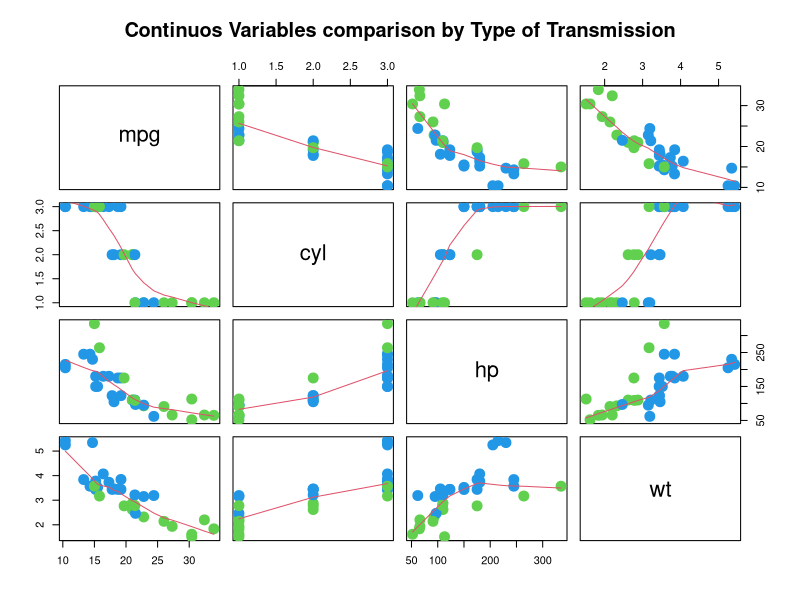
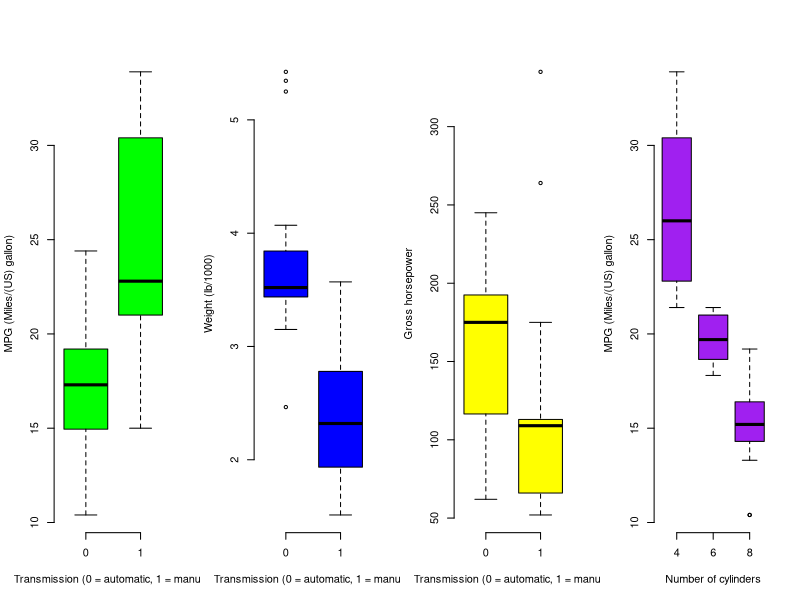
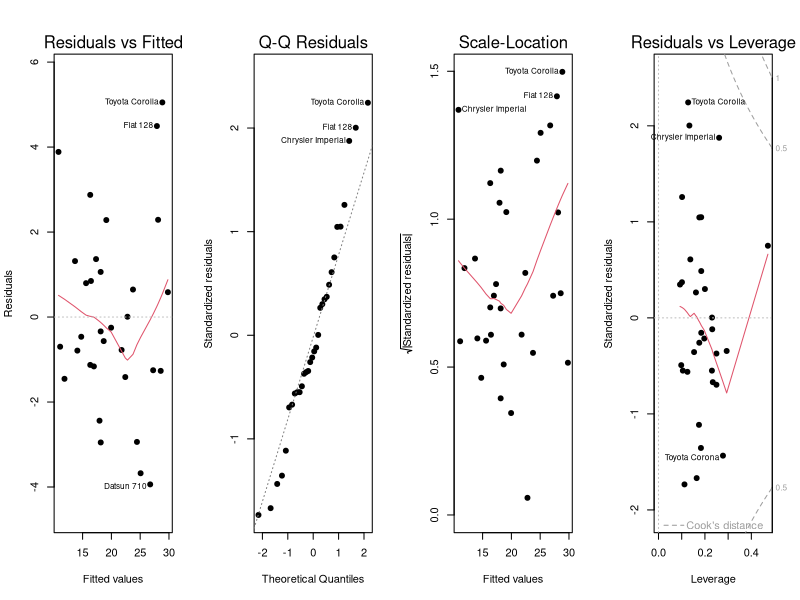
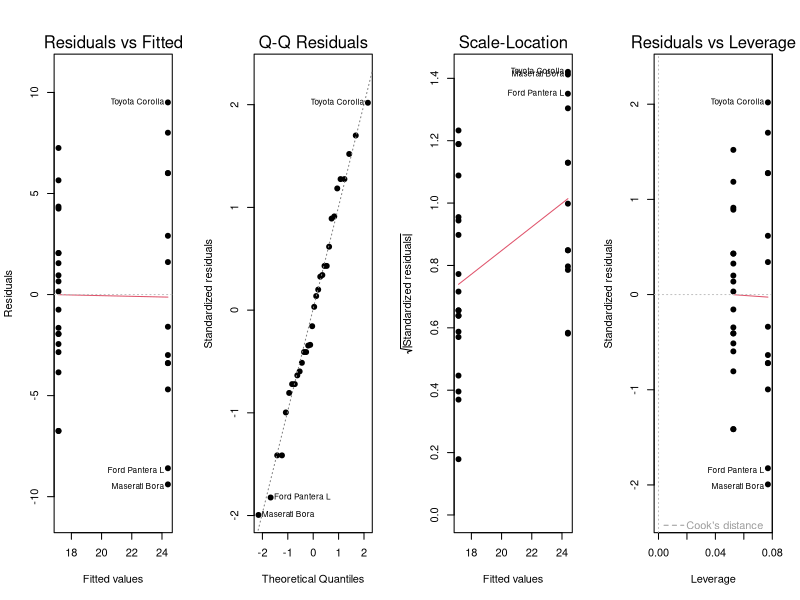

Recreate these plots in R, in order.
## ---- chunk 1
data(mtcars); require(stats);require(graphics)
mtcars$cyl<-as.factor(mtcars$cyl);mtcars$am<-as.factor(mtcars$am);mtcars$gear<-as.factor(mtcars$gear);mtcars$carb<-as.factor(mtcars$carb)
pairs(mtcars[,c(1,2,4,6)],panel=panel.smooth, main="Continuos Variables comparison by Type of Transmission", col=3+(mtcars$am==0), pch=20, cex=3)
par(mfrow=c(1,4))
boxplot(mpg~am,data=mtcars, col="green", xlab="Transmission (0 = automatic, 1 = manual)", ylab="MPG (Miles/(US) gallon)", frame=F)
boxplot(wt~am,data=mtcars, col="blue", xlab="Transmission (0 = automatic, 1 = manual)", ylab="Weight (lb/1000)", frame=F)
boxplot(hp~am,data=mtcars, col="yellow", xlab="Transmission (0 = automatic, 1 = manual)", ylab="Gross horsepower", frame=F)
boxplot(mpg~cyl,data=mtcars, col="purple", xlab="Number of cylinders", ylab="MPG (Miles/(US) gallon)", frame=F)
## ---- chunk 2
fitam<-lm(mpg~am,data=mtcars)
summary(fitam)$coef #base model
fitamwt<-lm(mpg~am+wt,data=mtcars)
summary(fitamwt)$coef
fitamwtcylhp<-lm(mpg~am+wt+cyl+hp,data=mtcars) #better model #summary(fitamwtcylhp)$coef ##data not shown
## ---- chunk 3
fitamwtcylhp<-lm(mpg~am+wt+cyl+hp-1,data=mtcars)#;round(summary(fitamwtcylhp)$coef,3) #better model
round(as.numeric(fitamwtcylhp$coef[2]-fitamwtcylhp$coef[1]),3)
fitam<-lm(mpg~am,data=mtcars)#; round(summary(fitam)$coef,3) #base model 
round(as.numeric(fitam$coef[2]),3)
## ---- chunk 4
##Suplemental figures 2 and 3
par(mfrow=c(1,4))
plot(fitamwtcylhp,pch=20,cex=1.5)

par(mfrow=c(1,4))
plot((fitam),pch=20,cex=1.5)

